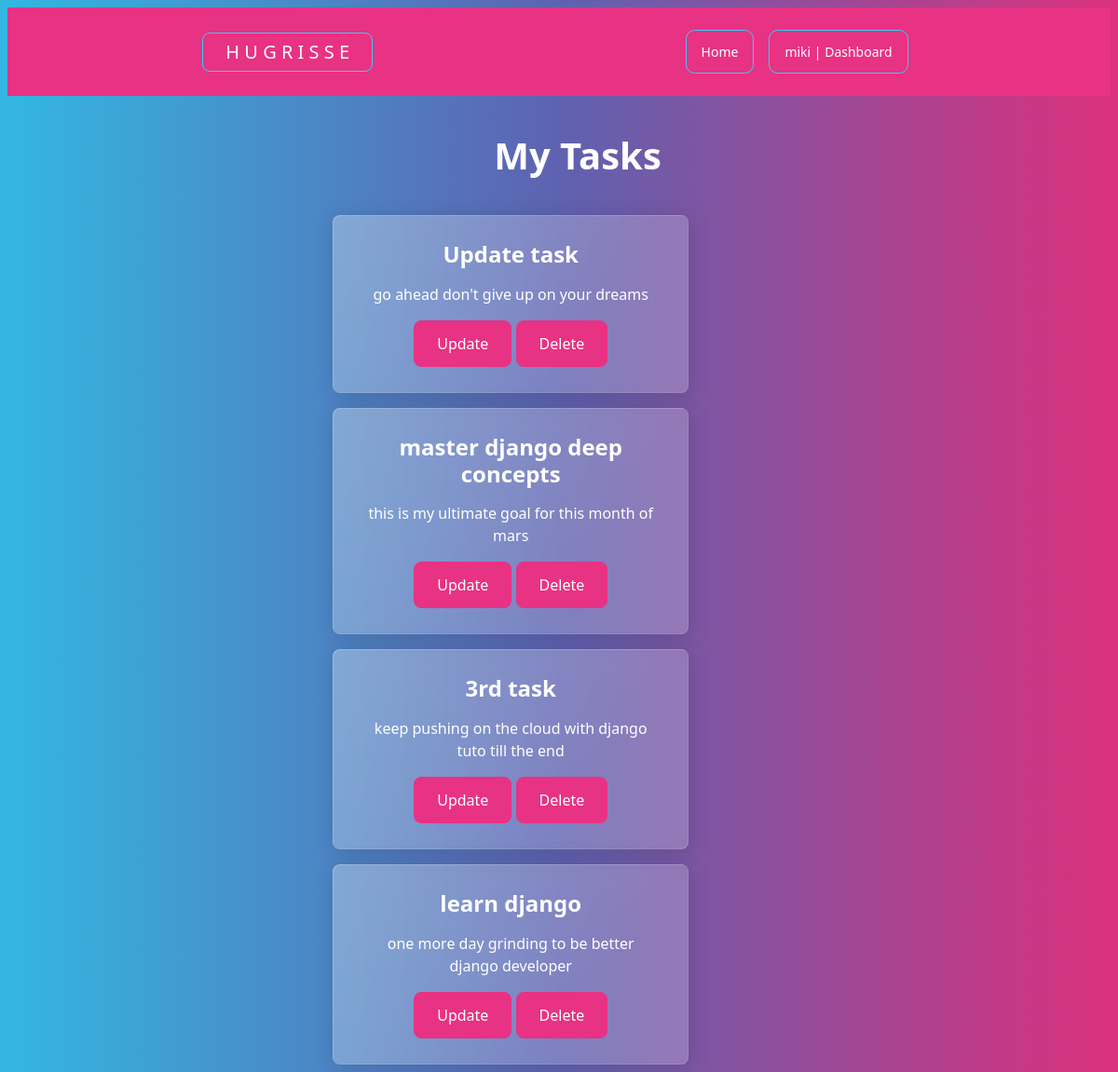
Page /viewtask/ (signed in) on the earlier database version.
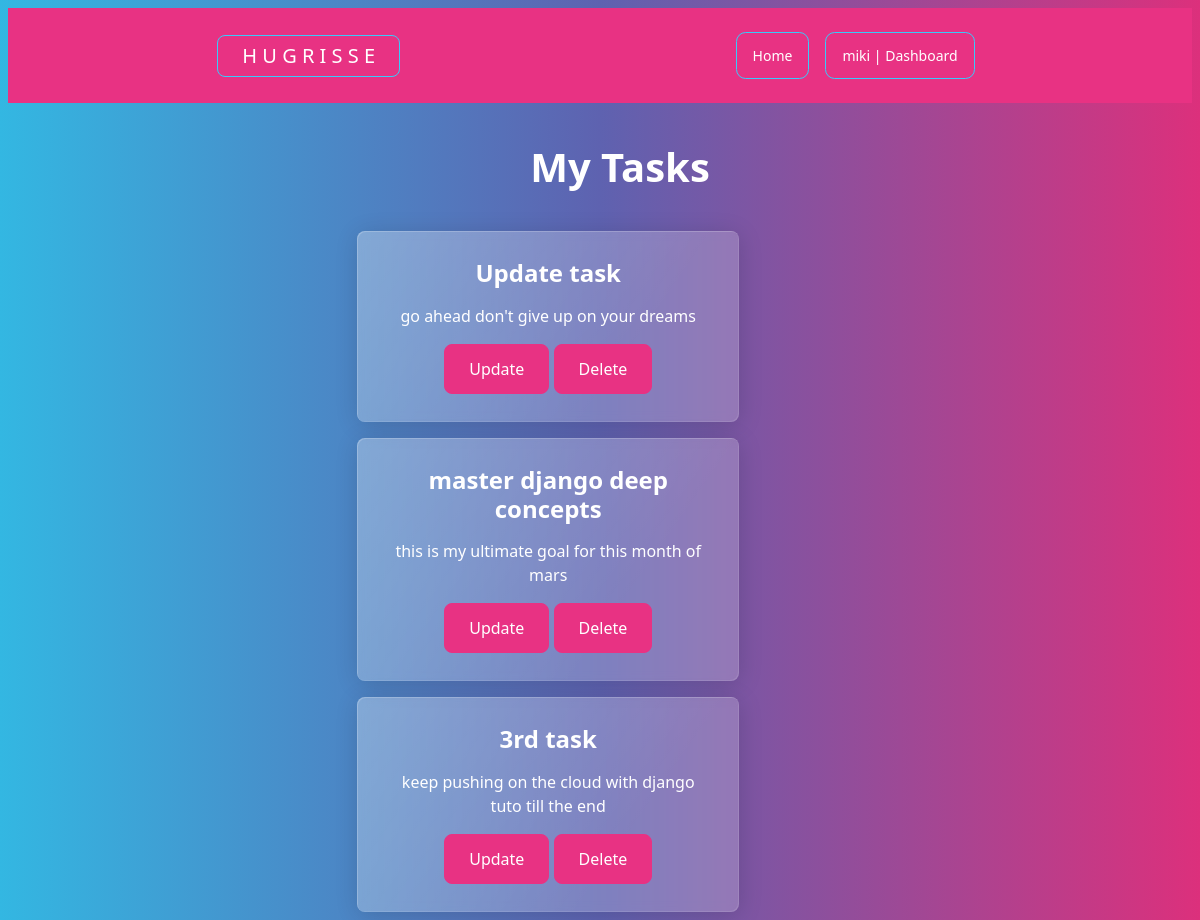
Same page on the later database version.
### mainapp/models.py (models this page shows, shortened)
class Task(models.Model):
    title = models.CharField(max_length=100, null=True)
    content = models.CharField(max_length=1000, null=True, blank=True)
    date_posted = models.TimeField(auto_now=True, null=True)
    user = models.ForeignKey(User, max_length=10, on_delete=models.CASCADE, null=True)

### mainapp/views.py (the view)
# urls.py: path("viewtask/", views.viewtask, name="viewtask"),
@login_required(login_url='login')
def viewtask(request):
    curr_user = request.user.id
    task = Task.objects.all().filter(user=curr_user)
    context = {'task': task}
    return render(request, 'profile/viewtask.html', context = context)

### templates/profile/viewtask.html (shortened to what this page needs)
{% extends 'base.html' %}
{% load static %}
{% block content %}
<!DOCTYPE html>
<html lang="en">
<head>
    <link rel="stylesheet" href="{% static 'css/style.css' %} ">
</head>
<body>
    <div class="container-fluid mx-auto row col-8">
        <div class="row">
            <h1 class="text-center m-3"> My Tasks </h1>
            {% for tsk in task %}
                <div class="mx-auto col-8">
                    <div class="col-sm-10">
                        <div class="card m-1 row">
                            <div class="card-body">
                                <h4 class="card-title">{{ tsk.title }}</h4>
                                    <p class="card-text">{{ tsk.content }}</p>
                                <a href="{% url 'updatetask' tsk.id %} " class="btn btn-primary">Update</a>
                                <a href="{% url 'deletetask' tsk.id %} " class="btn btn-primary">Delete</a>
                            </div>
                        </div>
                    </div>
                </div>
            {% endfor %}
        </div>
    </div>
</body>
</html>
{% endblock %}

### templates/base.html (shortened to what this page needs)
{% load static %}
<!DOCTYPE html>
<html lang="en">
<head>
    <link rel="stylesheet" href="https://bootswatch.com/5/quartz/bootstrap.min.css">
    <link rel="stylesheet" href="{% static 'css/style.css' %}"
    <link href="https://cdn.jsdelivr.net/npm/bootstrap@5.3.0-alpha1/dist/css/bootstrap.min.css" rel="stylesheet">
</head>
<body>
    <nav class="navbar m-1 navbar-expand-lg navbar-dark bg-primary justify-content-center">
        <div class="container-fluid mx-auto col-8">
                {% if user.is_authenticated %}
                <a class="navbar-brand btn btn-outline-info" href="{% url 'home' %}">H U G R I S S E</a>
                {% else %}
                <a class="navbar-brand  btn btn-outline-info" href="{% url 'login' %}">H U G R I S S E </a>
                {% endif %}
          <div class="collapse navbar-collapse" id="navbarSupportedContent">
            <ul class="navbar-nav ms-auto mb-2 mb-lg-0">
              <li class="nav-item m-1 btn btn-outline-info btn-sm">
                <a class="nav-link active" aria-current="page" href="{% url 'home' %}">Home</a>
              </li>
              <li class="nav-item m-1 btn btn-outline-info btn-sm">
                {% if user.is_authenticated %}
                    <a class="nav-link active" href="{% url 'dashboard'%}">{{ user.username }} | Dashboard</a>
                {% else %}
                    <a class="nav-link  active" href="{% url 'register'%}">Register</a>
              {% endif %}
              </li>
            </ul>
          </div>
        </div>
      </nav>
{% block content %}
{% endblock %}
</body>
</html>

### static/css/style.css (style rules this page uses)
body { color: white; justify-content: center; text-align: center; }
a { text-decoration: none; }
h1, h2 { margin-top: 40px; }

Differences in the rows shown:
removed Task: title "learn django", content "one more day grinding to be better django developer"
